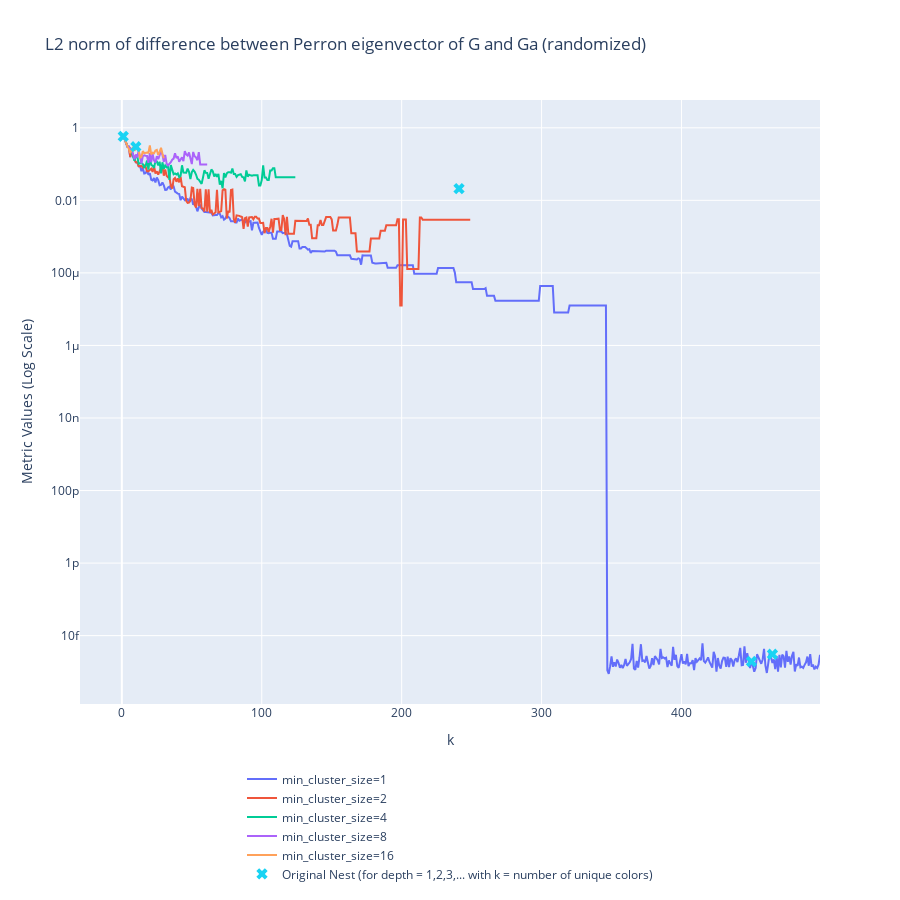

Notebook cell for this chart:
### Code cell
import plotly.graph_objects as go

# Create traces for each metric
traces = []
for min_cluster_size in data_dict.keys():
    data = data_dict[min_cluster_size]

    trace = go.Scatter(x=list(data.keys()),
                                    y=[data[k]['Eigenvec L2 Norm Diff'] for k in data.keys()],
                                    mode='lines',
                                    name=f"min_cluster_size={min_cluster_size}")
    traces.append(trace)

trace = go.Scatter(x=list(original_nest.keys()),
                                y=[original_nest[k]['Eigenvec L2 Norm Diff'] for k in original_nest.keys()],
                                mode='markers',
                                name=f"Original Nest (for depth = 1,2,3,... with k = number of unique colors)",
                                marker=dict(symbol='x', size=10))
traces.append(trace)

layout_loglog = go.Layout(title='L2 norm of difference between Perron eigenvector of G and Ga (randomized)',
                          xaxis_title='k',
                          yaxis_title='Metric Values (Log Scale)',
                          #xaxis_type='log',  # Set x-axis to log scale
                          yaxis_type='log',  # Set y-axis to log scale
                          hovermode='closest',
                          height=900,
                          legend=dict(
                                orientation="h",
                                x=0.5,
                                y=-0.1,
                                xanchor="center",
                                yanchor="top"
                            )

                          )

fig_loglog = go.Figure(data=traces, layout=layout_loglog)
fig_loglog.show()

### Figure 1 — Plotly figure (JSON) as saved in the notebook; plotly's stock layout.template omitted (floating-point values rounded to 4 significant figures; data arrays with more than 128 entries replaced by an {"elided": "..."} marker saying what was removed)
{"data": [{"mode": "lines", "name": "min_cluster_size=1", "type": "scatter", "x": {"elided": "499 int values"}, "y": {"elided": "499 float values"}}, {"mode": "lines", "name": "min_cluster_size=2", "type": "scatter", "x": {"elided": "249 int values"}, "y": {"elided": "249 float values"}}, {"mode": "lines", "name": "min_cluster_size=4", "type": "scatter", "x": [1, 2, 3, 4, 5, 6, 7, 8, 9, 10, 11, 12, 13, 14, 15, 16, 17, 18, 19, 20, 21, 22, 23, 24, 25, 26, 27, 28, 29, 30, 31, 32, 33, 34, 35, 36, 37, 38, 39, 40, 41, 42, 43, 44, 45, 46, 47, 48, 49, 50, 51, 52, 53, 54, 55, 56, 57, 58, 59, 60, 61, 62, 63, 64, 65, 66, 67, 68, 69, 70, 71, 72, 73, 74, 75, 76, 77, 78, 79, 80, 81, 82, 83, 84, 85, 86, 87, 88, 89, 90, 91, 92, 93, 94, 95, 96, 97, 98, 99, 100, 101, 102, 103, 104, 105, 106, 107, 108, 109, 110, 111, 112, 113, 114, 115, 116, 117, 118, 119, 120, 121, 122, 123, 124], "y": [0.6286, 0.4731, 0.373, 0.3031, 0.3003, 0.2678, 0.2175, 0.165, 0.1229, 0.1648, 0.1682, 0.1021, 0.1027, 0.1068, 0.09977, 0.07848, 0.0901, 0.125, 0.07019, 0.1505, 0.09467, 0.08967, 0.07886, 0.1204, 0.1181, 0.09145, 0.116, 0.05555, 0.1119, 0.07311, 0.09117, 0.08189, 0.09091, 0.03678, 0.09332, 0.06334, 0.05214, 0.05508, 0.05134, 0.05514, 0.04353, 0.04764, 0.09258, 0.05833, 0.05704, 0.05789, 0.07512, 0.06134, 0.03847, 0.05974, 0.06871, 0.06254, 0.05153, 0.03913, 0.03714, 0.03138, 0.02839, 0.04282, 0.067, 0.05744, 0.05712, 0.03943, 0.05256, 0.07085, 0.06391, 0.04566, 0.05325, 0.0449, 0.0534, 0.02728, 0.03453, 0.02152, 0.05623, 0.04278, 0.05541, 0.0599, 0.0597, 0.05757, 0.07536, 0.05305, 0.05304, 0.04419, 0.04951, 0.05205, 0.05227, 0.0444, 0.04292, 0.03342, 0.06681, 0.04528, 0.05081, 0.04897, 0.04763, 0.04913, 0.04913, 0.04913, 0.04913, 0.02579, 0.02579, 0.03619, 0.0921, 0.04238, 0.04238, 0.03656, 0.03656, 0.0662, 0.0663, 0.07694, 0.07694, 0.04334, 0.04334, 0.04334, 0.04334, 0.04334, 0.04334, 0.04334, 0.04334, 0.04334, 0.04334, 0.04334, 0.04334, 0.04334, 0.04334, 0.04334]}, {"mode": "lines", "name": "min_cluster_size=8", "type": "scatter", "x": [1, 2, 3, 4, 5, 6, 7, 8, 9, 10, 11, 12, 13, 14, 15, 16, 17, 18, 19, 20, 21, 22, 23, 24, 25, 26, 27, 28, 29, 30, 31, 32, 33, 34, 35, 36, 37, 38, 39, 40, 41, 42, 43, 44, 45, 46, 47, 48, 49, 50, 51, 52, 53, 54, 55, 56, 57, 58, 59, 60, 61], "y": [0.6286, 0.4731, 0.373, 0.3031, 0.3003, 0.2621, 0.2515, 0.1844, 0.1352, 0.1832, 0.1524, 0.2355, 0.1376, 0.103, 0.1662, 0.1751, 0.1695, 0.1671, 0.1076, 0.2, 0.1142, 0.1884, 0.1257, 0.1108, 0.164, 0.1372, 0.1751, 0.2406, 0.1795, 0.1151, 0.1792, 0.1027, 0.09191, 0.1006, 0.112, 0.1323, 0.1418, 0.199, 0.1464, 0.1627, 0.1168, 0.1342, 0.1541, 0.12, 0.2265, 0.1849, 0.1714, 0.208, 0.1483, 0.1002, 0.2158, 0.1645, 0.1524, 0.1279, 0.2125, 0.09785, 0.09785, 0.09785, 0.09785, 0.09785, 0.09785]}, {"mode": "lines", "name": "min_cluster_size=16", "type": "scatter", "x": [1, 2, 3, 4, 5, 6, 7, 8, 9, 10, 11, 12, 13, 14, 15, 16, 17, 18, 19, 20, 21, 22, 23, 24, 25, 26, 27, 28, 29, 30], "y": [0.6286, 0.4731, 0.373, 0.3065, 0.2633, 0.199, 0.2524, 0.2972, 0.2326, 0.2684, 0.3063, 0.2305, 0.1492, 0.1594, 0.2264, 0.1999, 0.2072, 0.2067, 0.2049, 0.3258, 0.1844, 0.2052, 0.1985, 0.2366, 0.2457, 0.1783, 0.2175, 0.2812, 0.1958, 0.144]}, {"marker": {"size": 10, "symbol": "x"}, "mode": "markers", "name": "Original Nest (for depth = 1,2,3,... with k = number of unique colors)", "type": "scatter", "x": [1, 10, 241, 450, 465], "y": [0.5772, 0.3009, 0.02095, 1.94e-15, 3.074e-15]}], "layout": {"height": 900, "hovermode": "closest", "legend": {"orientation": "h", "x": 0.5, "xanchor": "center", "y": -0.1, "yanchor": "top"}, "title": {"text": "L2 norm of difference between Perron eigenvector of G and Ga (randomized)"}, "xaxis": {"title": {"text": "k"}}, "yaxis": {"title": {"text": "Metric Values (Log Scale)"}, "type": "log"}}}
